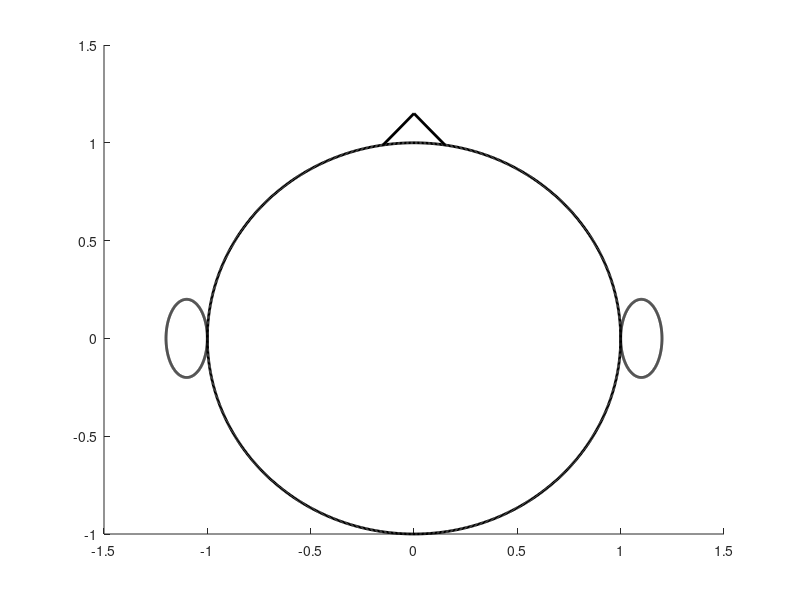

MATLAB code to generate this figure:
function scalp_outline(res,cmax)

if nargin<2
    res=1000;
    cmax=0;
end

theta=0:2*pi/res:2*pi;
A=cos(theta);
B=sin(theta);
a_r=1.1+0.1*cos(theta);
a_l=-1.1+0.1*cos(theta);
b=0.2*sin(theta);

hold on;
plot3(A,B,cmax*ones(1,length(theta)),'-k','LineWidth',2);
hold on;
plot3(a_r,b,cmax*ones(1,length(theta)),'-k','LineWidth',2);
hold on;
plot3(a_l,b,cmax*ones(1,length(theta)),'-k','LineWidth',2);

nose=0.15;
hold on;
plot3([nose 0],[sqrt(1-nose^2) 1+nose],[cmax cmax],'-k','LineWidth',2);
hold on;
plot3([-nose 0],[sqrt(1-nose^2) 1+nose],[cmax cmax],'-k','LineWidth',2);
end